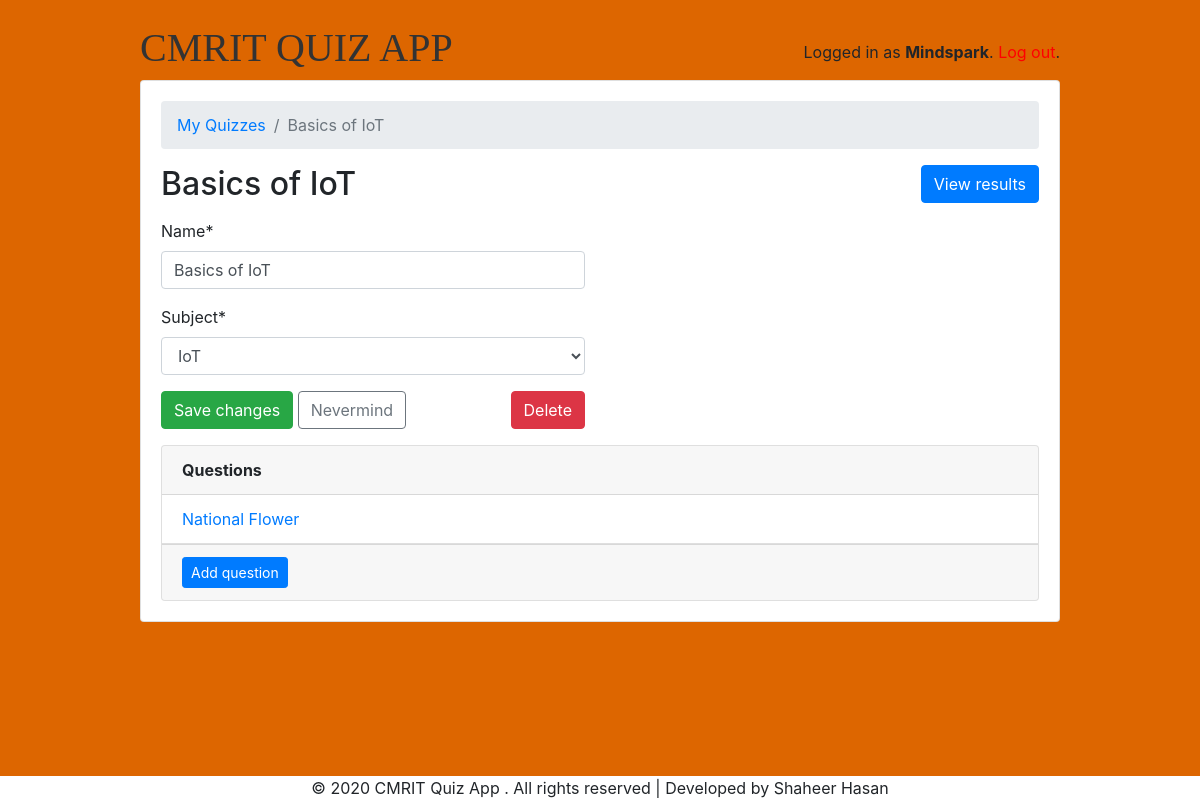
Screenshot of /clubs/quiz/1/ (signed in) with the database file from the repository.
### quizroom/models.py (models this page shows, shortened)
class User(AbstractUser):
    is_student = models.BooleanField(default=False)
    is_club = models.BooleanField(default=False)

class Quiz(models.Model):
    owner = models.ForeignKey(User, on_delete=models.CASCADE, related_name='quizzes')
    name = models.CharField(max_length=255)
    subject = models.ForeignKey(Subject, on_delete=models.CASCADE, related_name='quizzes')

class Subject(models.Model):
    name = models.CharField(max_length=30)
    color = models.CharField(max_length=7, default='#007bff')
    def __str__(self):
        return self.name

class Question(models.Model):
    quiz = models.ForeignKey(Quiz, on_delete=models.CASCADE, related_name='questions')
    text = models.CharField('Question', max_length=255)

### quizroom/views/clubs.py (the view, shortened to what this page needs)
# urls.py: path('quiz/<int:pk>/', clubs.QuizUpdateView.as_view(), name='quiz_change'),
@method_decorator([login_required, club_required], name='dispatch')
class QuizUpdateView(UpdateView):
    model = Quiz
    fields = ('name', 'subject', )
    context_object_name = 'quiz'
    template_name = 'quizroom/clubs/quiz_change_form.html'
    def get_context_data(self, **kwargs):
        kwargs['questions'] = self.get_object().questions.annotate(answers_count=Count('answers'))
        return super().get_context_data(**kwargs)
    def get_queryset(self):
        return self.request.user.quizzes.all()

### quizroom/templates/quizroom/clubs/quiz_change_form.html (shortened to what this page needs)
{% extends 'base.html' %}
{% load crispy_forms_tags %}
{% block content %}
  <nav aria-label="breadcrumb">
    <ol class="breadcrumb">
      <li class="breadcrumb-item"><a href="{% url 'clubs:quiz_change_list' %}">My Quizzes</a></li>
      <li class="breadcrumb-item active" aria-current="page">{{ quiz.name }}</li>
    </ol>
  </nav>
  <h2 class="mb-3">
    {{ quiz.name }}
    <a href="{% url 'clubs:quiz_results' quiz.pk %}" class="btn btn-primary float-right">View results</a>
  </h2>
  <div class="row mb-3">
    <div class="col-md-6 col-sm-8 col-12">
      <form method="post" novalidate>
        {{ form|crispy }}
        <button type="submit" class="btn btn-success">Save changes</button>
        <a href="{% url 'clubs:quiz_change_list' %}" class="btn btn-outline-secondary" role="button">Nevermind</a>
        <a href="{% url 'clubs:quiz_delete' quiz.pk %}" class="btn btn-danger float-right">Delete</a>
      </form>
    </div>
  </div>
  <div class="card">
    <div class="card-header">
      <div class="row">
        <div class="col-10">
          <strong>Questions</strong>
        </div>
      </div>
    </div>
    <div class="list-group list-group-flush list-group-formset">
      {% for question in questions %}
        <div class="list-group-item">
          <div class="row">
            <div class="col-10">
              <a href="{% url 'clubs:question_change' quiz.pk question.pk %}">{{ question.text }}</a>
            </div>
          </div>
        </div>
      {% empty %}
        <div class="list-group-item text-center">
          <p class="text-muted font-italic mb-0">You haven't created any questions yet. Go ahead and <a href="{% url 'clubs:question_add' quiz.pk %}">add the first question</a>.</p>
        </div>
      {% endfor %}
    </div>
    <div class="card-footer">
      <a href="{% url 'clubs:question_add' quiz.pk %}" class="btn btn-primary btn-sm">Add question</a>
    </div>
  </div>
{% endblock %}

### templates/base.html (shortened to what this page needs)
{% load static %}<!doctype html>
<html lang="en">
  <head>
    <link rel="stylesheet" href="https://maxcdn.bootstrapcdn.com/bootstrap/4.0.0/css/bootstrap.min.css">
    <link rel="stylesheet" type="text/css" href="{% static 'css/app.css' %}">
    {% if user.is_authenticated and user.is_club %}
      <link rel="stylesheet" type="text/css" href="{% static 'css/app.css' %}">
    {% else %}
      <link rel="stylesheet" type="text/css" href="{% static 'css/app.css' %}">
    {% endif %}
  </head>
  <body style="background-color:rgb(221, 102, 00)">
    <div class="container my-4">
      <div class="row justify-content-center">
        <div class="col-md-10 col-sm-12">
          <div class="row">
            <div class="col-6">
              <h1 class="logo">
                <a href="{% url 'home' %}" style="color:rgb(51, 51, 51)">
                  CMRIT QUIZ APP
                </a>
              </h1>
            </div>
            <div class="col-6 text-right">
              {% if user.is_authenticated %}
                <p class="pt-3">Logged in as <strong>{{ user.username }}</strong>. <a href="{% url 'logout' %}" style="color:red">Log out</a>.</p>
              {% else %}
                <a href="{% url 'login' %}" class="btn btn-light" role="button">Log in</a>
                <a href="{% url 'signup' %}" class="btn btn-light" role="button">Sign up</a>
              {% endif %}
            </div>
          </div>
          <div class="card mb-3">
            <div class="card-body">
              {% block content %}
              {% endblock %}
            </div>
          </div>
          </div>
      </div>
    </div>
    <center>
      <div id="footer">© 2020 CMRIT Quiz App . All rights reserved | Developed by Shaheer Hasan
    </div>
    </center>
  </body>
</html>

### static/css/app.css (style rules this page uses)
.logo { font-family: 'Times New Roman', Times, serif ; }
.logo a { color: #000000; text-decoration: none; }

### templates/base.html (style rules this page uses)
#footer { position: fixed; bottom: 0; width: 100%; background: rgb(255, 255, 255); }

### rows the page displays
User: username "Mindspark"
Quiz: name "Basics of IoT", subject "IoT"
Question: text "National Flower"
